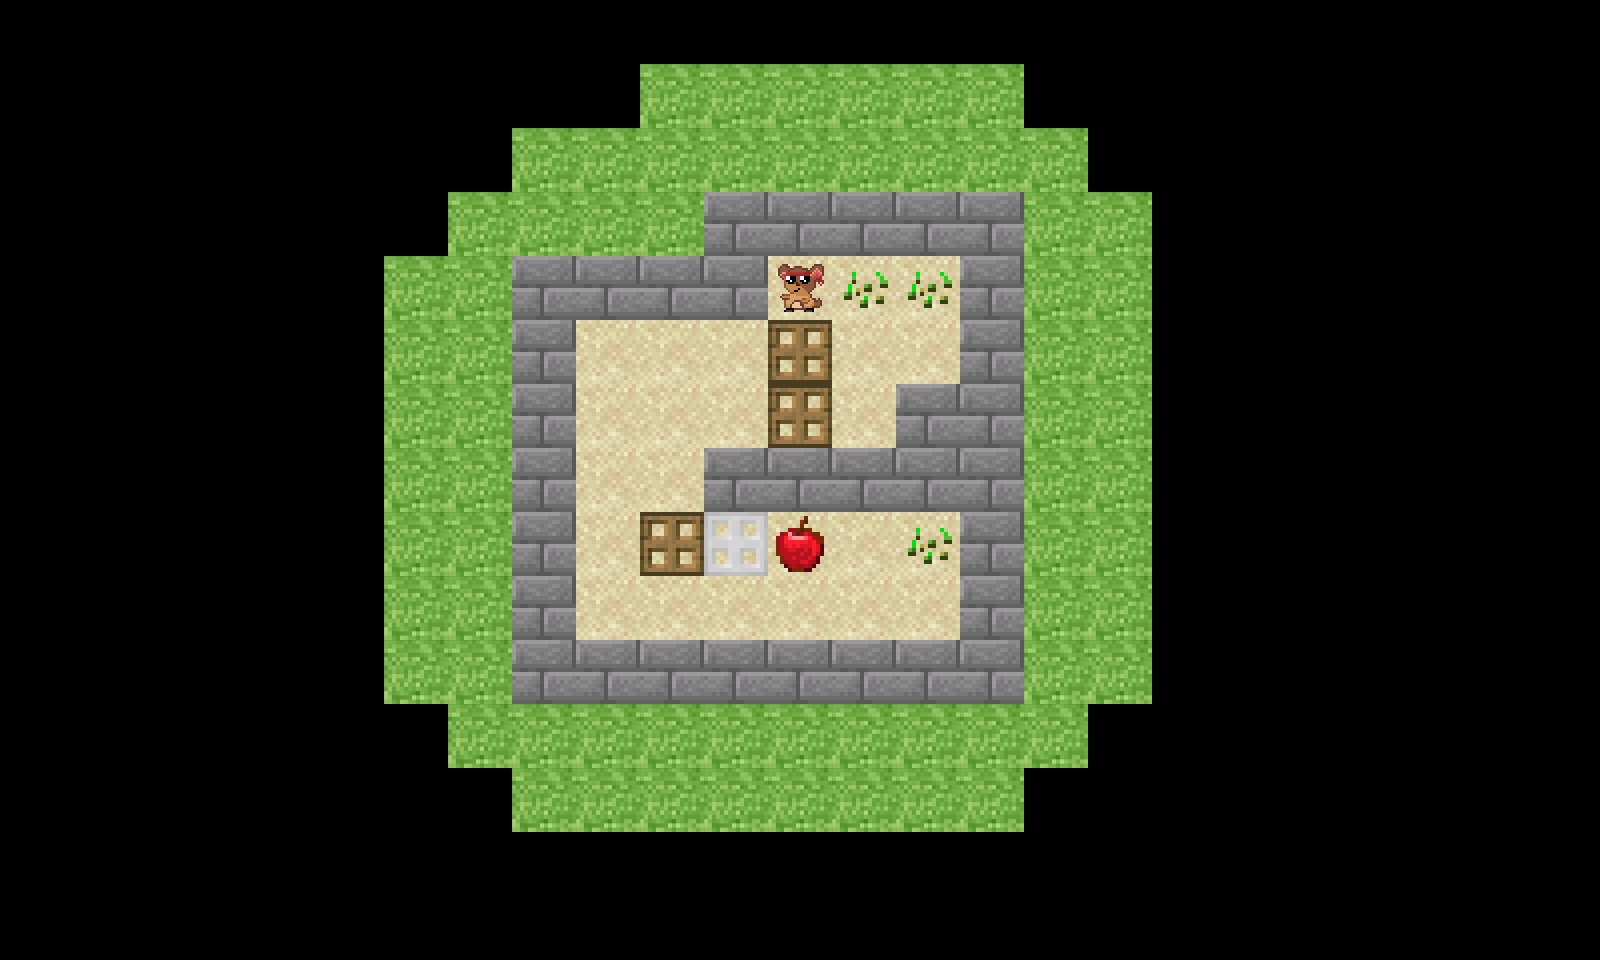

Below is a game level as drawn by its tile map, then a one-line description and the .tmx file that defines it, in full:
An orthogonal 25x15 tile map with 64x64 px tiles, 2 tile layers (staticMap, specials).

<map version="1.5" tiledversion="1.6.0" orientation="orthogonal" renderorder="right-down" width="25" height="15" tilewidth="64" tileheight="64" infinite="0" nextlayerid="3" nextobjectid="1">
 <tileset firstgid="1" source="tiles.tsx" />
 <layer id="1" name="staticMap" width="25" height="15">
  <data encoding="csv">
0,0,0,0,0,0,0,0,0,0,0,0,0,0,0,0,0,0,0,0,0,0,0,0,0,
0,0,0,0,0,0,0,0,0,0,6,6,6,6,6,6,0,0,0,0,0,0,0,0,0,
0,0,0,0,0,0,0,0,6,6,6,6,6,6,6,6,6,0,0,0,0,0,0,0,0,
0,0,0,0,0,0,0,6,6,6,6,0,0,0,0,0,6,6,0,0,0,0,0,0,0,
0,0,0,0,0,0,6,6,0,0,0,0,5,5,5,0,6,6,0,0,0,0,0,0,0,
0,0,0,0,0,0,6,6,0,5,5,5,5,5,5,0,6,6,0,0,0,0,0,0,0,
0,0,0,0,0,0,6,6,0,5,5,5,5,5,0,0,6,6,0,0,0,0,0,0,0,
0,0,0,0,0,0,6,6,0,5,5,0,0,0,0,0,6,6,0,0,0,0,0,0,0,
0,0,0,0,0,0,6,6,0,5,5,5,5,5,5,0,6,6,0,0,0,0,0,0,0,
0,0,0,0,0,0,6,6,0,5,5,5,5,5,5,0,6,6,0,0,0,0,0,0,0,
0,0,0,0,0,0,6,6,0,0,0,0,0,0,0,0,6,6,0,0,0,0,0,0,0,
0,0,0,0,0,0,0,6,6,6,6,6,6,6,6,6,6,0,0,0,0,0,0,0,0,
0,0,0,0,0,0,0,0,6,6,6,6,6,6,6,6,0,0,0,0,0,0,0,0,0,
0,0,0,0,0,0,0,0,0,0,0,0,0,0,0,0,0,0,0,0,0,0,0,0,0,
0,0,0,0,0,0,0,0,0,0,0,0,0,0,0,0,0,0,0,0,0,0,0,0,0
</data>
 </layer>
 <layer id="2" name="specials" width="25" height="15">
  <data encoding="csv">
0,0,0,0,0,0,0,0,0,0,0,0,0,0,0,0,0,0,0,0,0,0,0,0,0,
0,0,0,0,0,0,0,0,0,0,0,0,0,0,0,0,0,0,0,0,0,0,0,0,0,
0,0,0,0,0,0,0,0,0,0,0,0,0,0,0,0,0,0,0,0,0,0,0,0,0,
0,0,0,0,0,0,0,0,0,0,0,1,1,1,1,1,0,0,0,0,0,0,0,0,0,
0,0,0,0,0,0,0,0,1,1,1,1,8,2,2,1,0,0,0,0,0,0,0,0,0,
0,0,0,0,0,0,0,0,1,0,0,0,7,0,0,1,0,0,0,0,0,0,0,0,0,
0,0,0,0,0,0,0,0,1,0,0,0,7,0,1,1,0,0,0,0,0,0,0,0,0,
0,0,0,0,0,0,0,0,1,0,0,1,1,1,1,1,0,0,0,0,0,0,0,0,0,
0,0,0,0,0,0,0,0,1,0,7,9,10,0,2,1,0,0,0,0,0,0,0,0,0,
0,0,0,0,0,0,0,0,1,0,0,0,0,0,0,1,0,0,0,0,0,0,0,0,0,
0,0,0,0,0,0,0,0,1,1,1,1,1,1,1,1,0,0,0,0,0,0,0,0,0,
0,0,0,0,0,0,0,0,0,0,0,0,0,0,0,0,0,0,0,0,0,0,0,0,0,
0,0,0,0,0,0,0,0,0,0,0,0,0,0,0,0,0,0,0,0,0,0,0,0,0,
0,0,0,0,0,0,0,0,0,0,0,0,0,0,0,0,0,0,0,0,0,0,0,0,0,
0,0,0,0,0,0,0,0,0,0,0,0,0,0,0,0,0,0,0,0,0,0,0,0,0
</data>
 </layer>
</map>
